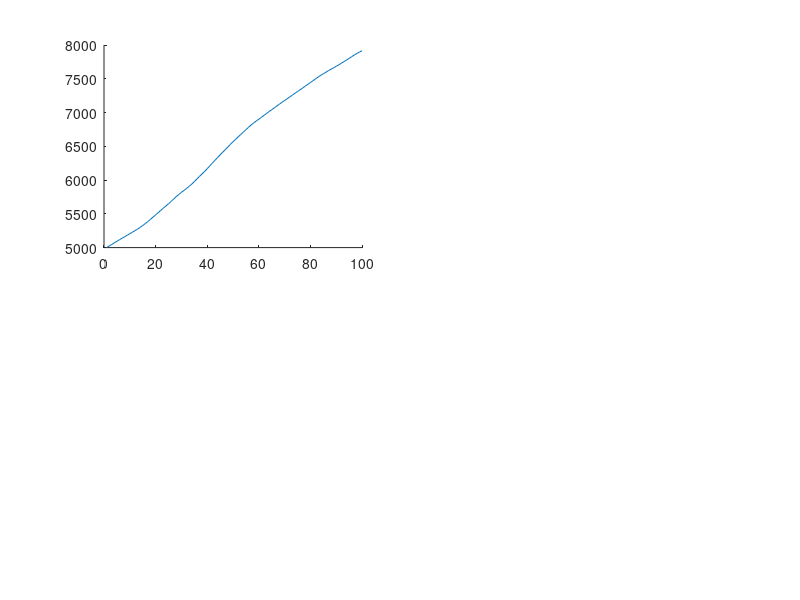

Here is the MATLAB script that generated this plot: (Note: this script raises an error after producing the figure.)
clearvars; clc;
close all;
NNorPDA = 1; % 1 for NN, 2 for PDA

T = 1;
t = 100;
time_steps = 1:T:t;

xrange = 10e3;
yrange = 10e3;
vmax = 50;
kappa = 6;

A = [eye(2),T*eye(2);0*eye(2),eye(2)];
G = [T^2/2*eye(2);T*eye(2)];
C = [1,0,0,0;0,1,0,0];

gate_threshold = chi2inv(0.99,2);
track_deletion_treshold = 3;

N1 = 2;
M2 = 2;
N2 = 3;

x0 = [5000, 5000, 25, 25]';

mu_ak = [0,0]';
Q = [2^2,0;0,2^2];

trueTarget = zeros(4,t/T); 

for i = 1:length(time_steps)
    if i==1
        trueTarget(:,i) = x0;
    else
    ak = mvnrnd(mu_ak,Q)';
    trueTarget(:,i) = A*trueTarget(:,i-1) +G*ak;
    end
end

x_position_true = trueTarget(1,:);
y_position_true = trueTarget(2,:);
x_velocity_true = trueTarget(3,:);
y_velocity_true = trueTarget(4,:);

figure;
subplot(2,2,1);
plot(time_steps,x_position_true,LineWidth=1.5,Color="#A2142F");
title("True x-position of the Target vs. Time");
xlabel("k");
xticks(0:10:100);
ylabel("x position");
ylim([0,xrange]);
legend("x position");
grid on;

subplot(2,2,3);
plot(time_steps,y_position_true,LineWidth=1.5,Color="#D95319");
title("True y-position of the Target vs. Time");

xlabel("k");
xticks(0:10:100);
ylabel("y position");
ylim([0,yrange]);
grid on;
legend("y position");

subplot(2,2,[2,4]);
plot(x_position_true,y_position_true,LineWidth=1.5,Color="#77AC30");
title("True Target Trajectory");
ylabel("y position");
ylim([0,yrange]);
xlabel("x-position");
xlim([0,xrange]);
legend("True Target Trajectory");
grid on;

figure;
subplot(2,1,1);
plot(time_steps,x_velocity_true,LineWidth=1.5,Color="#A2142F");
title("True x-velocity of the Target vs. Time");
xlabel("k");
xticks(0:10:100);
ylabel("x velocity");
legend("x velocity");
grid on;

subplot(2,1,2);
plot(time_steps,y_velocity_true,LineWidth=1.5,Color="#D95319");
title("True y-velocity of the Target vs. Time");
xlabel("k");
xticks(0:10:100);
ylabel("y velocity");
legend("y velocity");
grid on;

beta_FA = 1e-7;
V = xrange * yrange;
false_alarms = cell(2,200);

for i= 1:200
    m_k = poissrnd(beta_FA*V);
    FA_xvalues = xrange*rand(1,m_k);
    FA_yvalues = yrange*rand(1,m_k);
    false_alarms{1,i} = FA_xvalues;
    false_alarms{2,i} = FA_yvalues;
end

measurement_sigma = 20;
P_d = 0.9;
R = measurement_sigma^2*eye(2);
measurement_mu = [0;0];

measurements = zeros(2,length(time_steps));

for i = 1:length(time_steps)
    u = rand();
    if u<=P_d
        %detection
        v_k = mvnrnd(measurement_mu,R)';
        measurement = trueTarget(1:2,i) +v_k;
        measurements(:,i) = measurement;
    else
        %miss
        measurements(1,i) = inf;
        measurements(2,i) = inf;
    end
end

track_start_time = randi([0, 50])+1;

detections = cell(2,200);

for i = 1:200

    if i>=track_start_time && i < track_start_time+length(measurements(1,:))
        measurement = measurements(:,i-track_start_time+1);
        if measurement(1) ~= inf
            detections{1,i} = [false_alarms{1,i} measurement(1)];
            detections{2,i} = [false_alarms{2,i} measurement(2)];
        else
  
            detections{1,i} = false_alarms{1,i};
            detections{2,i} = false_alarms{2,i};
        end
    else 
        detections{1,i} = false_alarms{1,i};
        detections{2,i} = false_alarms{2,i};
    end
end

figure;
hold on;


ConfirmedTracks = [];
AllTracks = [];
%for each time step
for i = 1:200
    current_detections_x = detections{1,i};
    current_detections_y = detections{2,i};
    AssociatedMeasurementSet = {};

    if i == 1
        for k = 1:length(current_detections_x)
            fresh_initiator = Initiator([current_detections_x(k);current_detections_y(k)]...
                ,measurement_sigma^2,vmax,kappa);
            InitiatorArray(k) = fresh_initiator;
        end
    else

        MeasurementSet = cell(1,length(current_detections_x));
        for k = 1:length(current_detections_x)
            MeasurementSet{k} = [current_detections_x(k);current_detections_y(k)];
        end
        OriginalMeasurementSet = MeasurementSet;
        indexes_to_delete = [];
        for k =1:length(ConfirmedTracks)
            [ConfirmedTracks(k),MeasurementSet] = ...
                ConfirmedTracks(k).Gating(MeasurementSet,gate_threshold);
            if NNorPDA == 1
            [ConfirmedTracks(k),associated_measurement] = ConfirmedTracks(k).NN();
            if associated_measurement ~= inf
                AssociatedMeasurementSet{end+1} = associated_measurement;
                % measurement exists
                ConfirmedTracks(k) = ConfirmedTracks(k).measurementUpdate(associated_measurement);
                ConfirmedTracks(k).NumberOfConsecutiveMissedDetections = 0;
                ConfirmedTracks(k) = ConfirmedTracks(k).predictionUpdate();
            else
                % no measurement
                ConfirmedTracks(k) = ConfirmedTracks(k).predictionUpdate();
                ConfirmedTracks(k).NumberOfConsecutiveMissedDetections...
                    = ConfirmedTracks(k).NumberOfConsecutiveMissedDetections + 1;
            end
            elseif NNorPDA == 2
                ConfirmedTracks(k) = ConfirmedTracks(k).PDA(P_d,1.0,beta_FA);
                ConfirmedTracks(k) = ConfirmedTracks(k).predictionUpdate();
            end

            if ConfirmedTracks(k).NumberOfConsecutiveMissedDetections == track_deletion_treshold
                indexes_to_delete = [indexes_to_delete,k];
            end
        end
        ConfirmedTracksAfterDeletion = [];
        for k = 1:length(ConfirmedTracks)
            if ~ismember(k,indexes_to_delete)
                ConfirmedTracksAfterDeletion = [ConfirmedTracksAfterDeletion,ConfirmedTracks(k)];
            else
                AllTracks = [AllTracks,ConfirmedTracks(k)];
            end
        end
        ConfirmedTracks = ConfirmedTracksAfterDeletion; 
        
        GateDecisions = Gating(InitiatorArray,MeasurementSet,T,vmax,gate_threshold,C,R);
        AssociationDecisions = Associate(InitiatorArray,MeasurementSet,GateDecisions);
        InitiatorArray = Update(InitiatorArray,MeasurementSet,...
            AssociationDecisions,A,G,Q,T,measurement_sigma^2,C,R,vmax,kappa);
        [InitiatorArray,NewTracks] = CheckInitiators(InitiatorArray,N1,M2,N2);
        for k = 1:length(NewTracks)
            ConfirmedTracks = [ConfirmedTracks, ...
                ConfirmedTrack(NewTracks(k).CovarianceEstimate,...
                NewTracks(k).StateEstimate,A,G,Q,C,R)];
        end
    end

    scatter(detections{1,i}, detections{2,i},'black');
    for l = 1:length(AssociatedMeasurementSet)
        current_point = AssociatedMeasurementSet{l};
        scatter(current_point(1),current_point(2),'blue')
    end

    title(['Time step: ', num2str(i)]);
    xlabel('X Coordinate');
    ylabel('Y Coordinate');
    xlim([0, xrange]);
    ylim([0, yrange]); 

    % Update the plot
    drawnow;


    pause(0.1);


end
hold off;
AllTracks = [AllTracks, ConfirmedTracks];

figure;
hold on;
for k = 1:length(AllTracks)
    for l = 1:length(AllTracks(k).StateEstimateHistorySet)
        if l == 1
            estimated_x_position = zeros(1,length(AllTracks(k).StateEstimateHistorySet));
            estimated_y_position = zeros(1,length(AllTracks(k).StateEstimateHistorySet));
            estimated_x_velocity = zeros(1,length(AllTracks(k).StateEstimateHistorySet));
            estimated_y_velocity = zeros(1,length(AllTracks(k).StateEstimateHistorySet));
        end
    current_state = AllTracks(k).StateEstimateHistorySet{l};
    estimated_x_position(l) = current_state(1);
    estimated_y_position(l) = current_state(2);
    estimated_x_velocity(l) = current_state(3);
    estimated_y_velocity(l) = current_state(4);
    end
    plot(x_position_true,y_position_true,LineWidth=1.5,Color="#77AC30");
    plot(estimated_x_position,estimated_y_position,LineWidth=1.5,Color="#A2142F")
    title("True Target vs. Estimated Target Trajectory");
    ylabel("y position");
    ylim([0,yrange]);
    xlabel("x-position");
    xlim([0,xrange]);
    legend("True Target Trajectory","Estimated Target Trajectory");
    grid on;
end